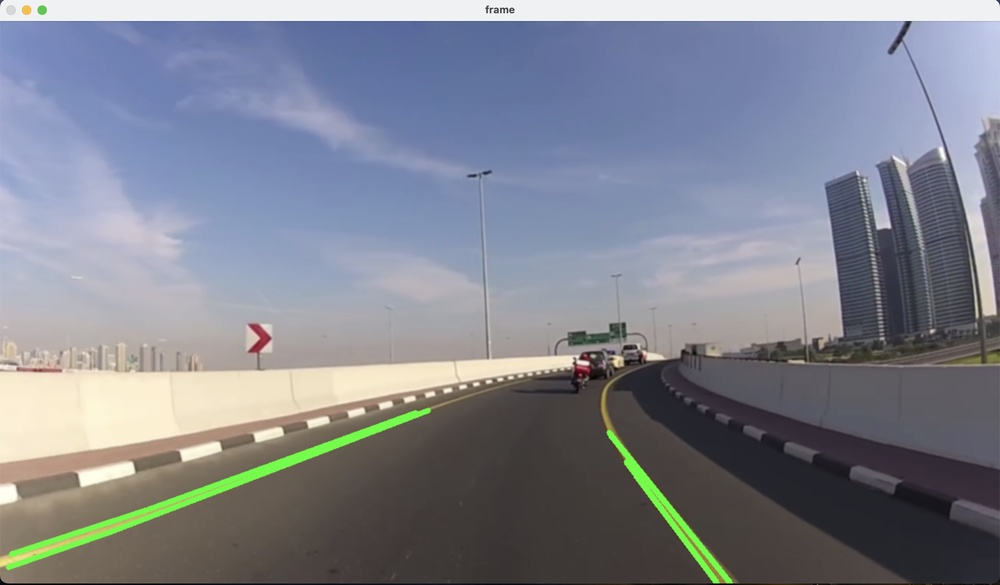
#> input picture LaneAssist.jpg, 1000 x 585 px, shrunk from 2560 x 1498 before the run, given in place of road_car_view.mp4, which was not available
$ jupyter execute Main.ipynb
#> lines starting #> are read from the running program, lines starting #| are printed output that depends on the picture; after the words box and inside, x2 and y2 are one past the last pixel; in counts of white or black regions, pixels touching at a corner belong together; pictures that were not available may be replaced by others from this repository, and a replacement may not be noted
[cell 1]
import cv2
import numpy as np

[cell 2]
video=cv2.VideoCapture("/Users/zayedumer/Documents/Personal-Projects/LaneFinder/road_car_view.mp4")

[cell 3]
while True:
    ret,or_frame=video.read()
#> or_frame is the input picture: shape (585, 1000, 3); mean B, G, R 142.6, 131.4, 128
    if not ret:
        video=cv2.VideoCapture("/Users/zayedumer/Documents/Personal-Projects/LaneFinder/road_car_view.mp4")
        continue
    frame=cv2.GaussianBlur(or_frame,(5,5),0)
    hsv=cv2.cvtColor(frame,cv2.COLOR_BGR2HSV)
#> hsv: shape (585, 1000, 3); mean H, S, V 82.5, 50.1, 151.2

    lower_y=np.array([18,94,140])
    upper_y=np.array([80,255,255])

    mask=cv2.inRange(hsv,lower_y,upper_y)
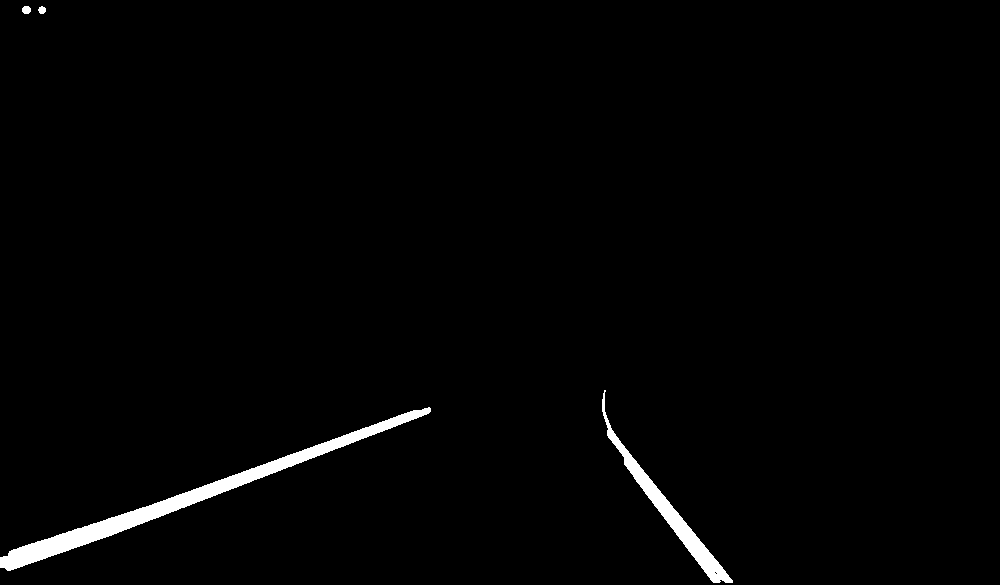
#> mask: shape (585, 1000); 1.5% white; 4 white regions, box (x1, y1, x2, y2) and area: (0, 407, 431, 571) 6151, (602, 390, 733, 583) 2623, (22, 6, 31, 14) 60, (38, 6, 46, 14) 48
    edges=cv2.Canny(mask,74,150)
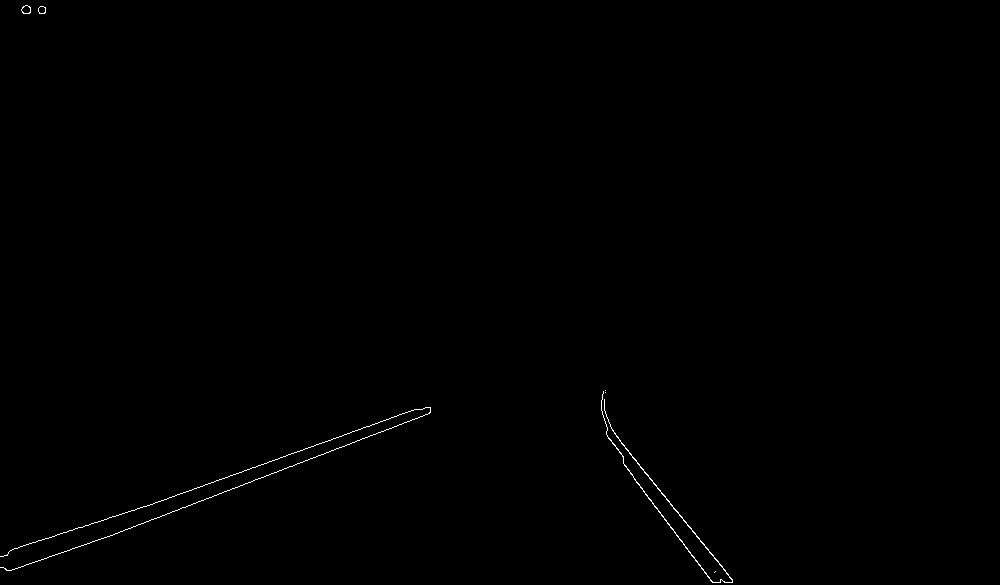
#> edges: shape (585, 1000); 0.25% white in thin lines or dots, all inside (x1, y1, x2, y2) = (0, 5, 733, 583)
    lines=cv2.HoughLinesP(edges,1,np.pi/180,50,maxLineGap=50)
#> lines = [[100, 539, 429, 413], [605, 423, 732, 580], [134, 510, 414, 409], [634, 479, 711, 581], [10, 550, 153, 503], [623, 463, 712, 582], [8, 570, 110, 535], [604, 420, 732, 579]]
    if lines is not None:
        for line in lines:
            x1,y1,x2,y2=line[0]
            cv2.line(frame,(x1,y1),(x2,y2),(0,255,0),5)
#> this loop made 8 passes
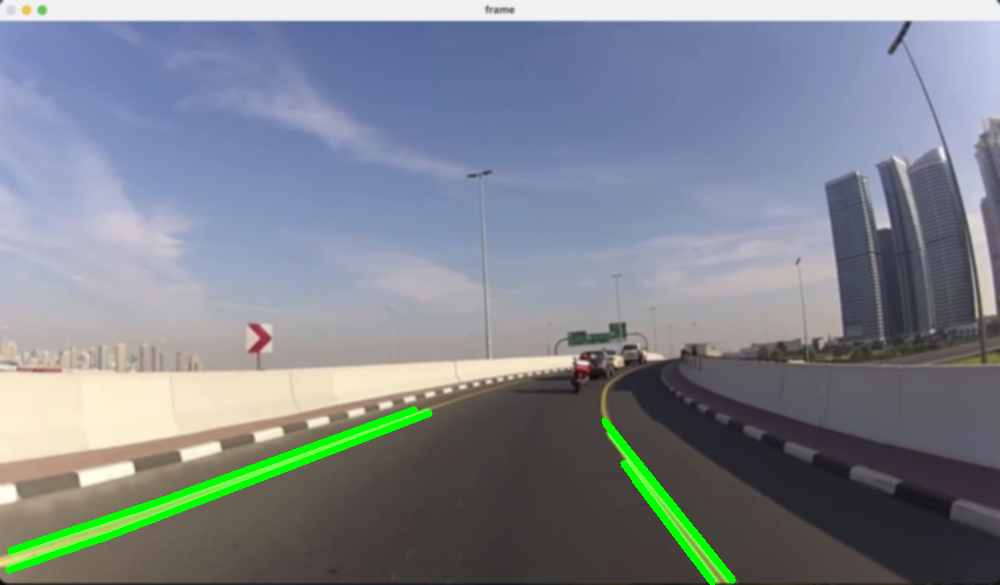
#> frame: shape (585, 1000, 3); mean B, G, R 141.5, 133, 126.4
        cv2.imshow("frame",frame)
        cv2.imshow("edges",edges)
        key=cv2.waitKey(25)
#> (key Esc is pressed here)
        if key==27:
            break
